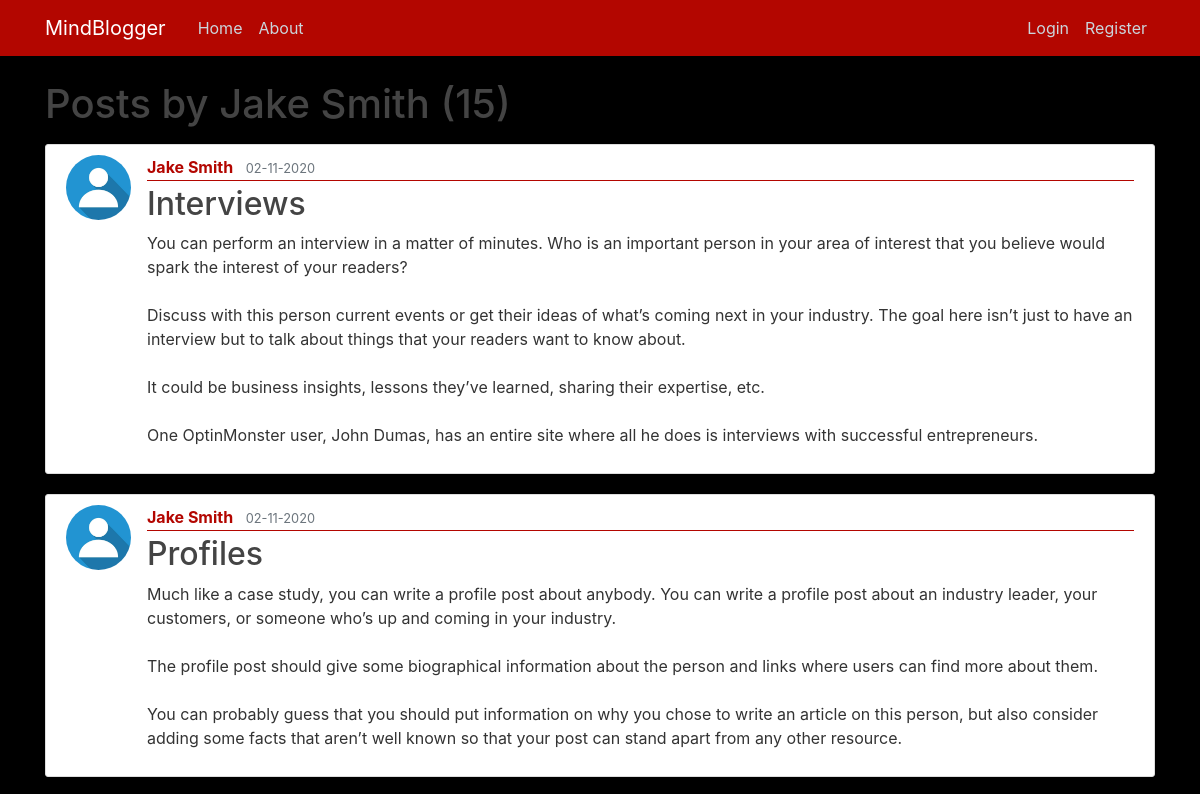
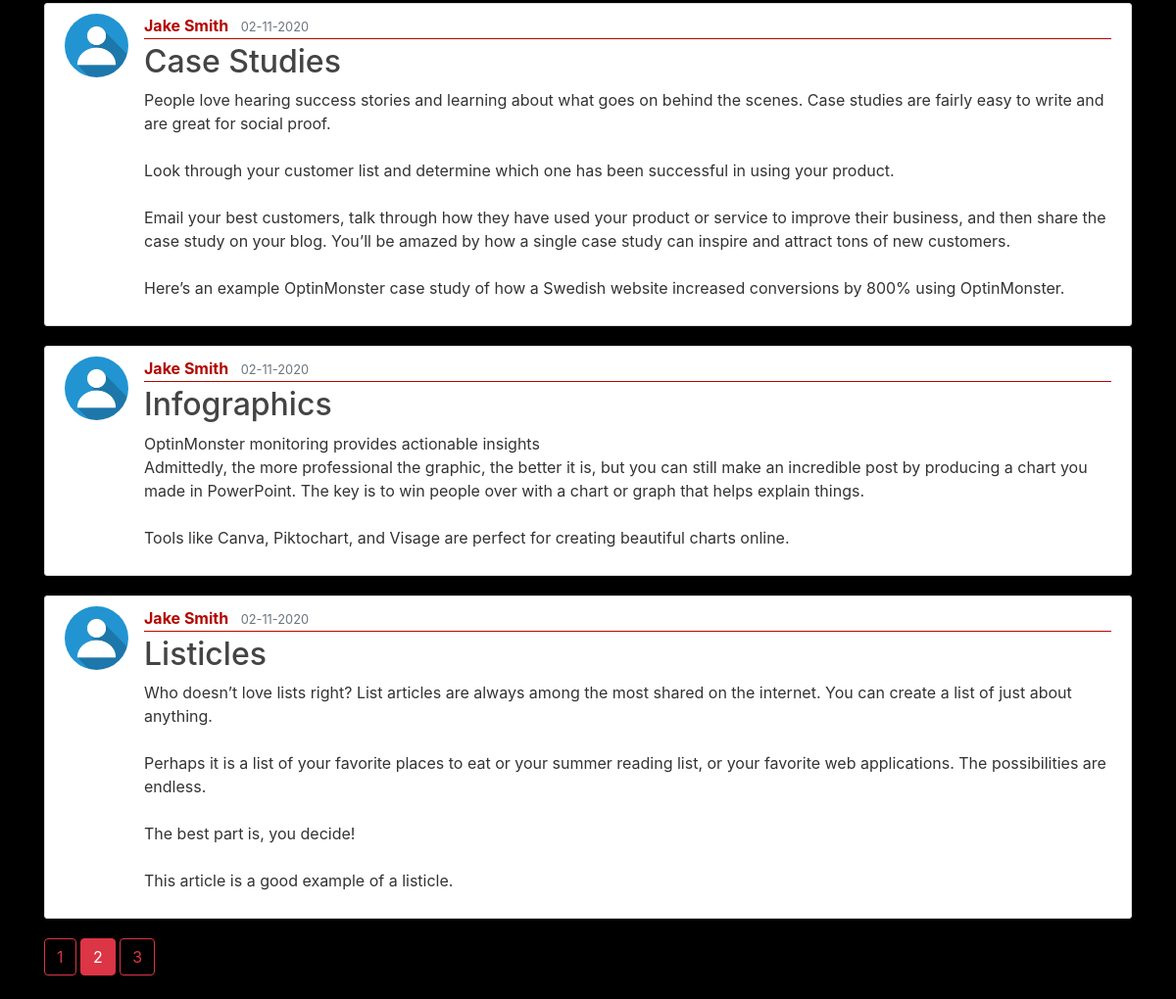
/user/Jake Smith?page=2, run on the app's committed database (2 pictures, top to bottom).
### flask_blog/models.py (models this page shows, shortened)
class User(db.Model, UserMixin):
    id = db.Column(db.Integer, primary_key=True)
    username = db.Column(db.String(20), unique=True, nullable=False)
    email = db.Column(db.String(120), unique=True, nullable=False)
    image_file = db.Column(db.String(20), nullable=False, default='default.jpg')
    password = db.Column(db.String(60), nullable=False)
    posts = db.relationship('Post', backref='author', lazy=True)

class Post(db.Model):
    id = db.Column(db.Integer, primary_key=True)
    title = db.Column(db.String(100), nullable=False)
    date_posted = db.Column(db.DateTime, nullable=False, default=datetime.utcnow)
    content = db.Column(db.Text, nullable=False)
    user_id = db.Column(db.Integer, db.ForeignKey('user.id'), nullable=False)

### flask_blog/users/routes.py (the view)
@users.route('/user/<string:username>')
def user_posts(username):
    page = request.args.get('page', 1, type=int)
    user = User.query.filter_by(username=username).first_or_404()
    posts = Post.query.filter_by(author=user).order_by(Post.date_posted.desc()).paginate(page=page, per_page=5)
    return render_template("user_posts.html",posts=posts, user=user)

### flask_blog/templates/user_posts.html
{% extends "layout.html" %}
{% block content %}
    <h1 class="mb-3">Posts by {{ user.username }} ({{ posts.total }})</h1>
    {% for post in posts.items %}
        <article class="media content-section">
          <img class="rounded-circle article-img" src="{{ url_for('static', filename='profile_pics/' + post.author.image_file) }}">
          <div class="media-body">
            <div class="article-metadata">
              <a class="mr-2" href="{{ url_for('users.user_posts', username=post.author.username) }}">{{ post.author.username }}</a>
              <small class="text-muted">{{ post.date_posted.strftime('%d-%m-%Y') }}</small>
            </div>
            <h2><a class="article-title" href="{{ url_for('posts.post', post_id=post.id) }}">{{ post.title }}</a></h2>
            <p class="article-content">{{ post.content }}</p>
          </div>
        </article>
    {% endfor %}
    {% for page_num in posts.iter_pages(left_edge=2, right_edge=2, left_current=1, right_current=3) %}
      {% if page_num %}
        {% if posts.page==page_num %}
          <a class="btn btn-danger mb-4" href="{{ url_for('users.user_posts', username=user.username, page=page_num) }}">{{ page_num }}</a>
        {% else %}
          <a class="btn btn-outline-danger mb-4" href="{{ url_for('users.user_posts', username=user.username, page=page_num) }}">{{ page_num }}</a>
        {% endif %}
      {% else %}
        ...
      {% endif %}
    {% endfor %}
{% endblock content %}

### flask_blog/static/main.css (style rules this page uses)
body { background: #000; color: #333333; margin-top: 5rem; }
h1, h2, h3, h4, h5, h6 { color: #444444; }
.content-section { background: #ffffff; padding: 10px 20px; border: 1px solid #dddddd; border-radius: 3px; margin-bottom: 20px; }
.article-title { color: #444444; }
.article-content { white-space: pre-line; }
.article-img { height: 65px; width: 65px; margin-right: 16px; }
.article-metadata { padding-bottom: 1px; margin-bottom: 4px; border-bottom: 1px solid #b30600; }
.article-metadata a { color: #b30600; font-weight: bold; }

### data on the page
User: username "Jake Smith"
Post: image_file (placeholder picture), author.username "Jake Smith", date_posted "02-11-2020", title "Interviews", content "You can perform an interview in a matter of minutes. Who is an important person in your area of interest that you believe would spark the interest of your readers? Discuss with this person current events or get their ideas of what’s coming next in your industry. The goal here isn’t just to have an interview but to talk about things that your readers want to know about. It could be business insights, lessons they’ve learned, sharing their expertise, etc. One OptinMonster user, John Dumas, has an entire site where all he does is interviews with successful entrepreneurs."
Post: image_file (placeholder picture), author.username "Jake Smith", date_posted "02-11-2020", title "Profiles", content "Much like a case study, you can write a profile post about anybody. You can write a profile post about an industry leader, your customers, or someone who’s up and coming in your industry. The profile post should give some biographical information about the person and links where users can find more about them. You can probably guess that you should put information on why you chose to write an article on this person, but also consider adding some facts that aren’t well known so that your post can stand apart from any other resource."
Post: image_file (placeholder picture), author.username "Jake Smith", date_posted "02-11-2020", title "Case Studies", content "People love hearing success stories and learning about what goes on behind the scenes. Case studies are fairly easy to write and are great for social proof. Look through your customer list and determine which one has been successful in using your product. Email your best customers, talk through how they have used your product or service to improve their business, and then share the case study on your blog. You’ll be amazed by how a single case study can inspire and attract tons of new customers. Here’s an example OptinMonster case study of how a Swedish website increased conversions by 800% using OptinMonster."
Post: image_file (placeholder picture), author.username "Jake Smith", date_posted "02-11-2020", title "Infographics", content "OptinMonster monitoring provides actionable insights Admittedly, the more professional the graphic, the better it is, but you can still make an incredible post by producing a chart you made in PowerPoint. The key is to win people over with a chart or graph that helps explain things. Tools like Canva, Piktochart, and Visage are perfect for creating beautiful charts online."
Post: image_file (placeholder picture), author.username "Jake Smith", date_posted "02-11-2020", title "Listicles", content "Who doesn’t love lists right? List articles are always among the most shared on the internet. You can create a list of just about anything. Perhaps it is a list of your favorite places to eat or your summer reading list, or your favorite web applications. The possibilities are endless. The best part is, you decide! This article is a good example of a listicle."

### other printed values
{{ posts.total }} "15"
{{ page_num }} "1" "3"
{{ page_num }} "2"
